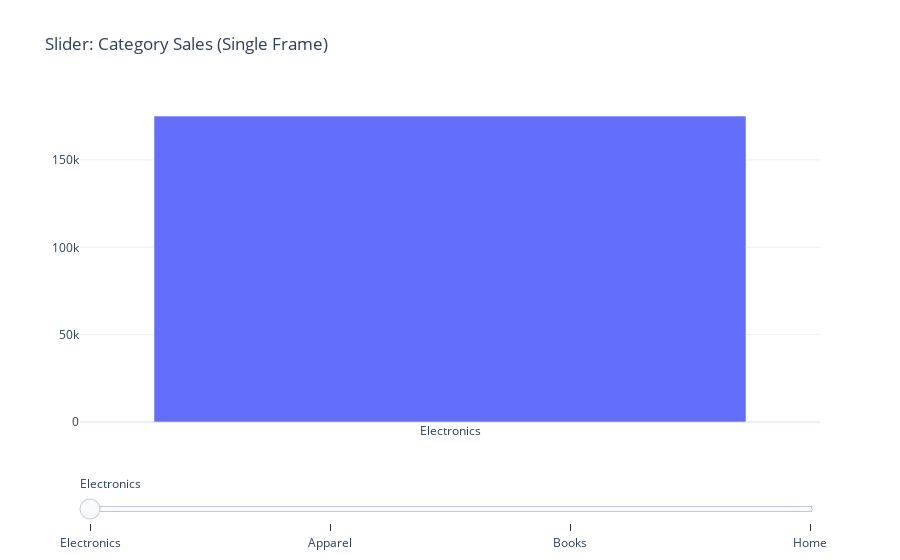

Notebook source saved alongside this figure:
### Code cell
# 🎚️ Manual Interactivity – Slider Through Categories (Synthetic)

fig3 = go.Figure()
step_titles = []
for i, cat_df in enumerate(frames):
    fig3.add_trace(go.Bar(
        x=[cat_df["Category"].iloc[0]],
        y=[cat_df["Sales"].sum()],
        name=cat_df["Category"].iloc[0],
        visible=(i == 0)
    ))
    step_titles.append(cat_df["Category"].iloc[0])

fig3 = add_slider(fig3, step_titles, title="Slider: Sales by Category")
fig3.update_layout(title="Slider: Category Sales (Single Frame)")
fig3.show()

### Figure 1 — Plotly figure (JSON) as saved in the notebook; plotly's stock layout.template omitted (floating-point values rounded to 4 significant figures)
{"data": [{"name": "Electronics", "type": "bar", "visible": true, "x": ["Electronics"], "y": [175100.0]}, {"name": "Apparel", "type": "bar", "visible": false, "x": ["Apparel"], "y": [151400.0]}, {"name": "Books", "type": "bar", "visible": false, "x": ["Books"], "y": [179600.0]}, {"name": "Home", "type": "bar", "visible": false, "x": ["Home"], "y": [167200.0]}], "layout": {"sliders": [{"active": 0, "pad": {"t": 50}, "steps": [{"args": [{"visible": [true, false, false, false]}, {"title": "Electronics"}], "label": "Electronics", "method": "update"}, {"args": [{"visible": [false, true, false, false]}, {"title": "Apparel"}], "label": "Apparel", "method": "update"}, {"args": [{"visible": [false, false, true, false]}, {"title": "Books"}], "label": "Books", "method": "update"}, {"args": [{"visible": [false, false, false, true]}, {"title": "Home"}], "label": "Home", "method": "update"}]}], "title": {"text": "Slider: Category Sales (Single Frame)"}}}
